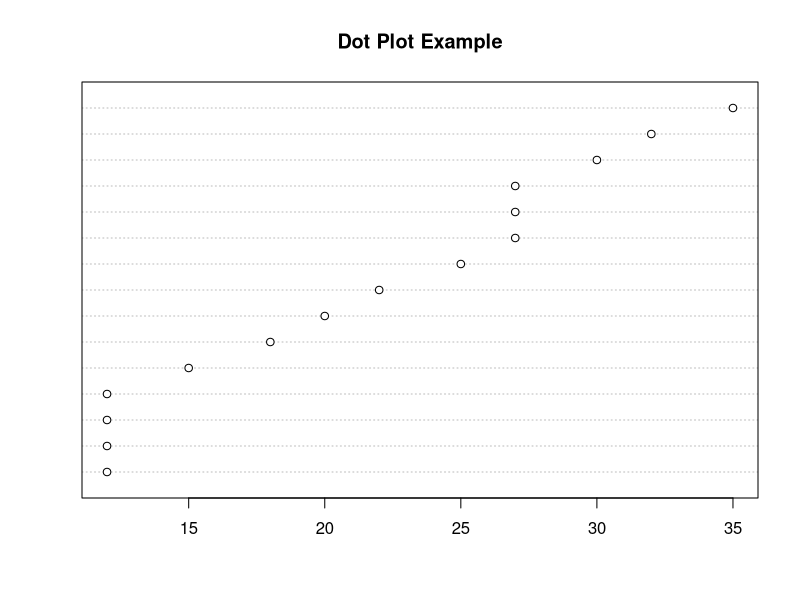
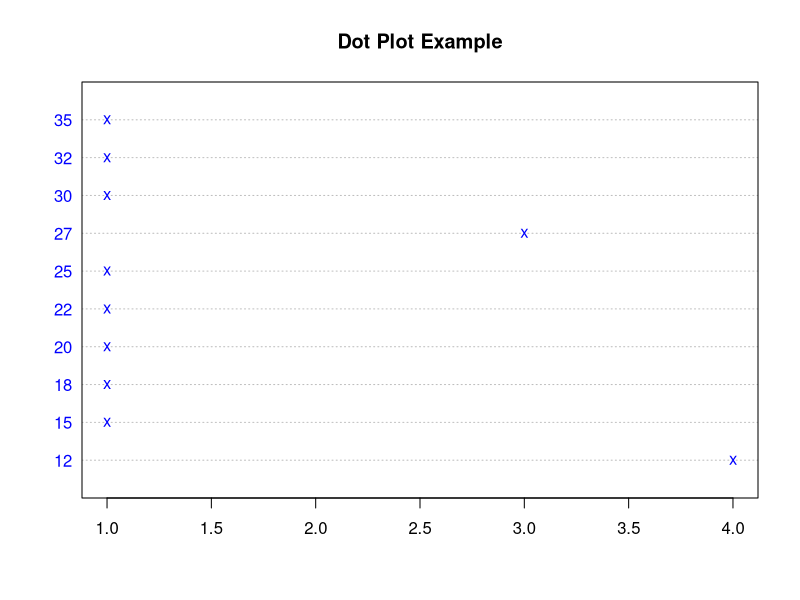
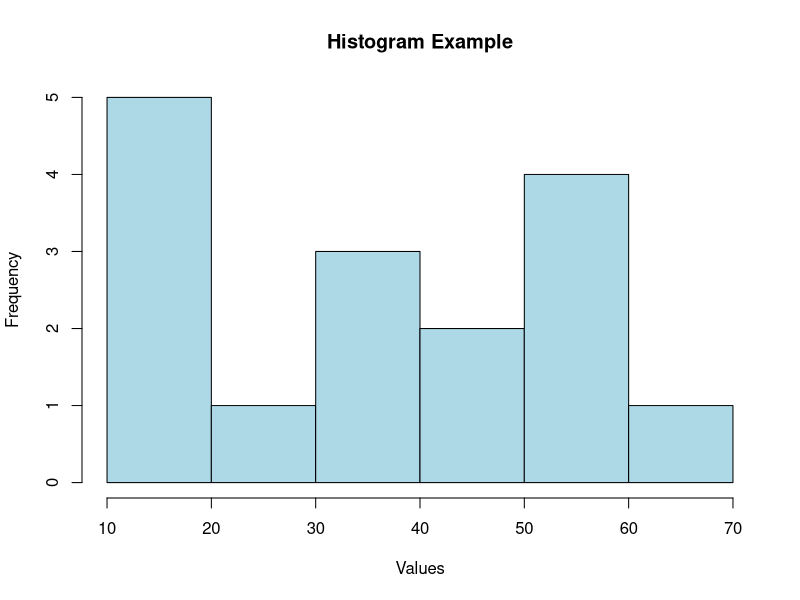
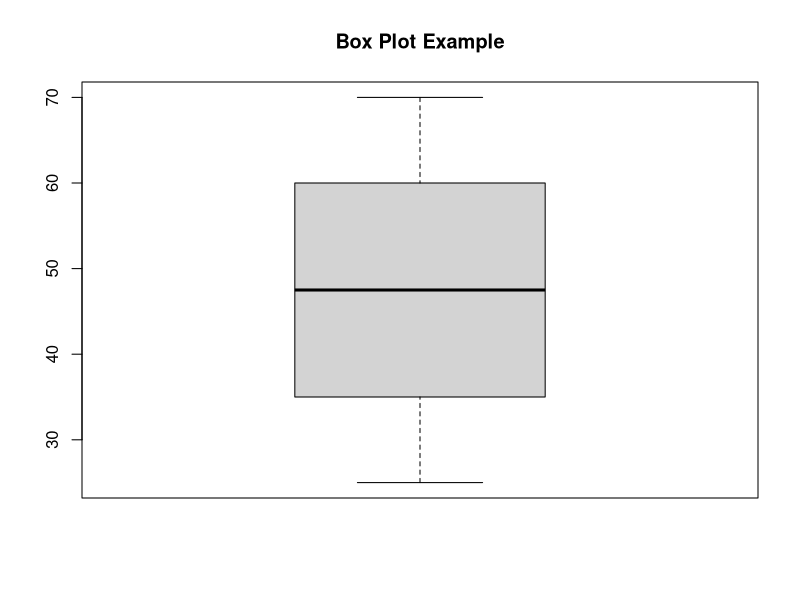

The R script that drew these images, in order:
#5 plot


# Dot Plots
x <- c(12, 12, 12, 12, 15, 18, 20, 22, 25, 27, 27, 27, 30, 32, 35)
dotchart(x, main = "Dot Plot Example")
count <- table(x)
print(count)
dotchart(count, main = "Dot Plot Example", color = "blue", pch = "x")

# Histograms
data <- c(10, 12, 15, 16, 20, 30, 35, 37, 40, 45, 50, 54, 58, 55, 60, 70)
hist(data, main = "Histogram Example", xlab = "Values", ylab = "Frequency", col = "lightblue", xlim = c(10, 70))

# Box Plot
data <- c(25, 30, 35, 40, 45, 50, 55, 60, 65, 70)
boxplot(data, main = "Box Plot Example")
